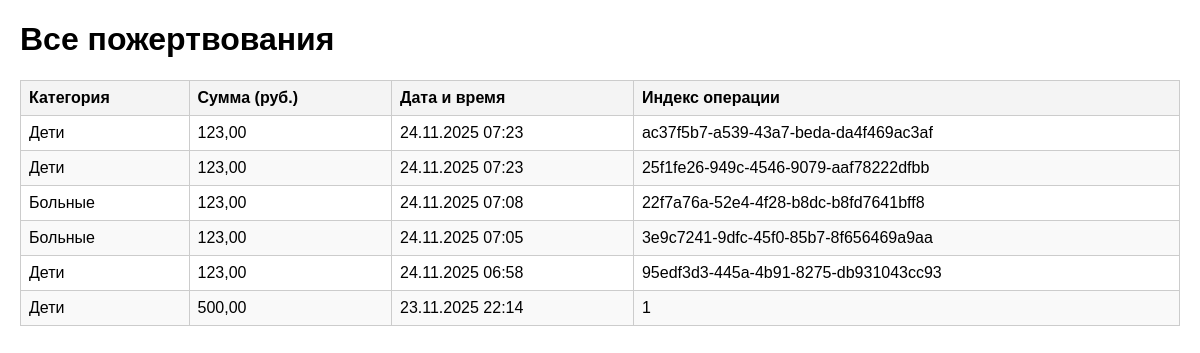
/donations-list/, run on an earlier commit of the app's database.
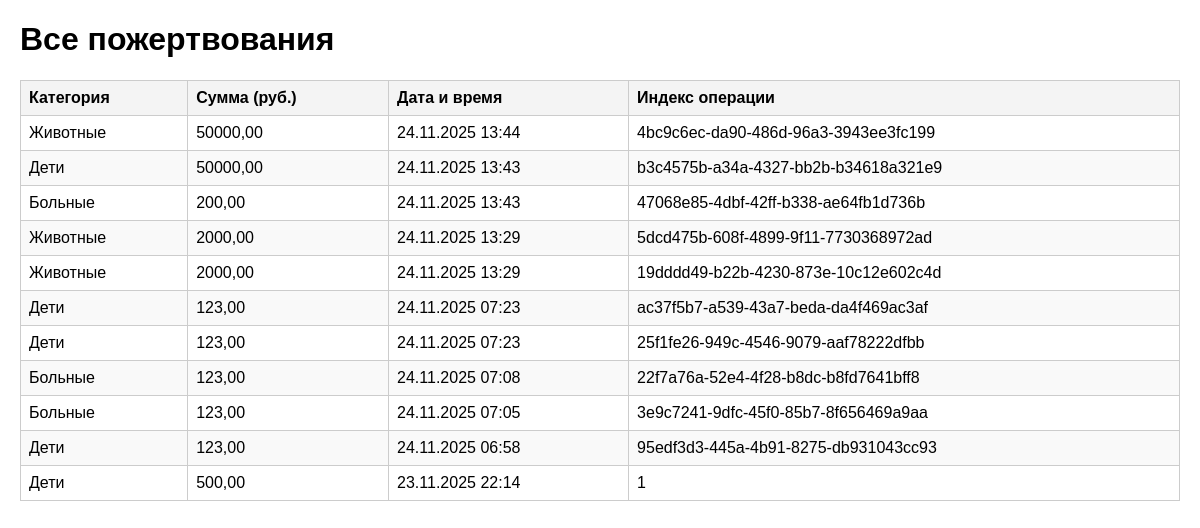
And on a later commit of the database.
### donation/models.py (models this page shows, shortened)
class Articles(models.Model):
    category = models.CharField(
        max_length=10,
        choices=CATEGORY_CHOICES,
        default='ДЕТИ',
        verbose_name='Категория получателя'
    )
    amount = models.DecimalField(
        max_digits=10,
        decimal_places=2,
        verbose_name='Сумма пожертвования'
    )
    operation_index = models.CharField(
        max_length=50,
        unique=True,
        verbose_name='Индекс операции'
    )
    created_at = models.DateTimeField(
        auto_now_add=True,
        verbose_name='Дата создания записи'
    )
    class Meta:
        verbose_name = 'Запись о пожертвовании'
        verbose_name_plural = 'Записи о пожертвованиях'

### donation/views.py (the view)
# urls.py: path('donations-list/', views.donation_index_view, name='donation_list'),
def donation_index_view(request):
    all_donations = Articles.objects.all().order_by('-created_at')
    context = {
        'donations_list': all_donations
    }
    return render(request, 'donation/index.html', context)

### donation/templates/donation/index.html (shortened to what this page needs)
<!DOCTYPE html>
<html lang="ru">
<head>
</head>
<body>
    <h1>Все пожертвования</h1>
    <table>
        <thead>
            <tr>
                <th>Категория</th>
                <th>Сумма (руб.)</th>
                <th>Дата и время</th>
                <th>Индекс операции</th>
            </tr>
        </thead>
        <tbody>
            {% for item in donations_list %}
                <tr>
                    <td>{{ item.get_category_display }}</td>
                    <td>{{ item.amount|floatformat:2 }}</td>
                    <td>{{ item.created_at|date:"d.m.Y H:i" }}</td>
                    <td>{{ item.operation_index }}</td>
                </tr>
            {% empty %}
                <tr>
                    <td colspan="4" style="text-align: center;">
                        Пока не было сделано ни одного пожертвования.
                    </td>
                </tr>
            {% endfor %}
        </tbody>
    </table>
</body>
</html>

### donation/templates/donation/index.html (style rules this page uses)
body { font-family: sans-serif; margin: 20px; }
table { width: 100%; border-collapse: collapse; }
th, td { border: 1px solid #ccc; padding: 8px; text-align: left; }
th { background-color: #f4f4f4; }
tr:nth-child(even) { background-color: #f9f9f9; }

What changed in the data, as far as the page shows it:
added Articles: category "Животные", amount "50000,00", created_at "24.11.2025 13:44", operation_index "4bc9c6ec-da90-486d-96a3-3943ee3fc199"
added Articles: category "Дети", amount "50000,00", created_at "24.11.2025 13:43", operation_index "b3c4575b-a34a-4327-bb2b-b34618a321e9"
added Articles: category "Больные", amount "200,00", created_at "24.11.2025 13:43", operation_index "47068e85-4dbf-42ff-b338-ae64fb1d736b"
added Articles: category "Животные", amount "2000,00", created_at "24.11.2025 13:29", operation_index "5dcd475b-608f-4899-9f11-7730368972ad"
added Articles: category "Животные", amount "2000,00", created_at "24.11.2025 13:29", operation_index "19dddd49-b22b-4230-873e-10c12e602c4d"
